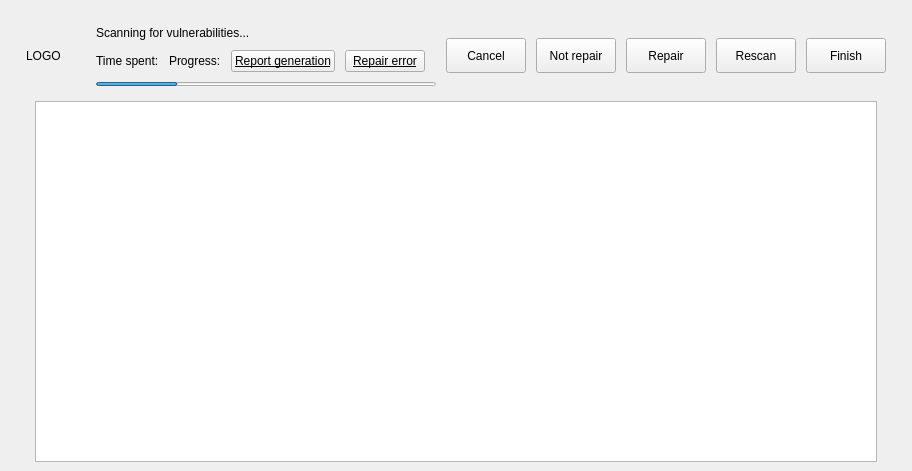
<?xml version="1.0" encoding="UTF-8"?>
<ui version="4.0">
 <class>VulnerabilityPage</class>
 <widget class="QWidget" name="VulnerabilityPage">
  <property name="geometry">
   <rect>
    <x>0</x>
    <y>0</y>
    <width>912</width>
    <height>471</height>
   </rect>
  </property>
  <property name="windowTitle">
   <string>Vulnerability manager</string>
  </property>
  <layout class="QGridLayout" name="gridLayout">
   <property name="leftMargin">
    <number>0</number>
   </property>
   <property name="topMargin">
    <number>0</number>
   </property>
   <property name="rightMargin">
    <number>0</number>
   </property>
   <property name="bottomMargin">
    <number>0</number>
   </property>
   <property name="spacing">
    <number>0</number>
   </property>
   <item row="0" column="0">
    <widget class="QStackedWidget" name="m_stackedWidget">
     <property name="currentIndex">
      <number>1</number>
     </property>
     <widget class="QWidget" name="m_pageHome">
      <layout class="QHBoxLayout" name="horizontalLayout">
       <property name="spacing">
        <number>0</number>
       </property>
       <property name="leftMargin">
        <number>94</number>
       </property>
       <item>
        <widget class="QFrame" name="frame">
         <property name="maximumSize">
          <size>
           <width>400</width>
           <height>16777215</height>
          </size>
         </property>
         <property name="frameShape">
          <enum>QFrame::NoFrame</enum>
         </property>
         <property name="frameShadow">
          <enum>QFrame::Raised</enum>
         </property>
         <layout class="QVBoxLayout" name="verticalLayout_3">
          <property name="leftMargin">
           <number>10</number>
          </property>
          <property name="topMargin">
           <number>10</number>
          </property>
          <item>
           <spacer name="verticalSpacer_4">
            <property name="orientation">
             <enum>Qt::Vertical</enum>
            </property>
            <property name="sizeHint" stdset="0">
             <size>
              <width>20</width>
              <height>40</height>
             </size>
            </property>
           </spacer>
          </item>
          <item>
           <widget class="QLabel" name="m_labelLogo">
            <property name="minimumSize">
             <size>
              <width>314</width>
              <height>238</height>
             </size>
            </property>
            <property name="maximumSize">
             <size>
              <width>314</width>
              <height>238</height>
             </size>
            </property>
            <property name="text">
             <string>TextLabel</string>
            </property>
            <property name="alignment">
             <set>Qt::AlignLeading|Qt::AlignLeft|Qt::AlignTop</set>
            </property>
           </widget>
          </item>
          <item>
           <spacer name="verticalSpacer_5">
            <property name="orientation">
             <enum>Qt::Vertical</enum>
            </property>
            <property name="sizeHint" stdset="0">
             <size>
              <width>20</width>
              <height>40</height>
             </size>
            </property>
           </spacer>
          </item>
         </layout>
        </widget>
       </item>
       <item>
        <widget class="QFrame" name="frame_2">
         <property name="frameShape">
          <enum>QFrame::NoFrame</enum>
         </property>
         <property name="frameShadow">
          <enum>QFrame::Raised</enum>
         </property>
         <layout class="QVBoxLayout" name="verticalLayout_4">
          <property name="spacing">
           <number>24</number>
          </property>
          <property name="leftMargin">
           <number>0</number>
          </property>
          <property name="topMargin">
           <number>0</number>
          </property>
          <property name="rightMargin">
           <number>0</number>
          </property>
          <property name="bottomMargin">
           <number>20</number>
          </property>
          <item>
           <spacer name="verticalSpacer_3">
            <property name="orientation">
             <enum>Qt::Vertical</enum>
            </property>
            <property name="sizeHint" stdset="0">
             <size>
              <width>20</width>
              <height>40</height>
             </size>
            </property>
           </spacer>
          </item>
          <item>
           <widget class="QFrame" name="frame_3">
            <property name="frameShape">
             <enum>QFrame::NoFrame</enum>
            </property>
            <property name="frameShadow">
             <enum>QFrame::Raised</enum>
            </property>
            <layout class="QVBoxLayout" name="verticalLayout_5">
             <property name="spacing">
              <number>0</number>
             </property>
             <property name="leftMargin">
              <number>0</number>
             </property>
             <property name="topMargin">
              <number>0</number>
             </property>
             <property name="rightMargin">
              <number>0</number>
             </property>
             <property name="bottomMargin">
              <number>0</number>
             </property>
             <item>
              <widget class="QLabel" name="m_labelTitle">
               <property name="text">
                <string>System vulnerability repair</string>
               </property>
              </widget>
             </item>
            </layout>
           </widget>
          </item>
          <item>
           <widget class="QFrame" name="frame_4">
            <property name="frameShape">
             <enum>QFrame::NoFrame</enum>
            </property>
            <property name="frameShadow">
             <enum>QFrame::Raised</enum>
            </property>
            <layout class="QVBoxLayout" name="verticalLayout">
             <property name="spacing">
              <number>0</number>
             </property>
             <property name="leftMargin">
              <number>0</number>
             </property>
             <property name="topMargin">
              <number>0</number>
             </property>
             <property name="rightMargin">
              <number>0</number>
             </property>
             <property name="bottomMargin">
              <number>10</number>
             </property>
             <item>
              <widget class="QLabel" name="m_labelLastTime">
               <property name="text">
                <string>Last scan time:</string>
               </property>
              </widget>
             </item>
            </layout>
           </widget>
          </item>
          <item>
           <widget class="QPushButton" name="m_btnScan">
            <property name="sizePolicy">
             <sizepolicy hsizetype="Fixed" vsizetype="Fixed">
              <horstretch>0</horstretch>
              <verstretch>0</verstretch>
             </sizepolicy>
            </property>
            <property name="minimumSize">
             <size>
              <width>132</width>
              <height>36</height>
             </size>
            </property>
            <property name="maximumSize">
             <size>
              <width>132</width>
              <height>36</height>
             </size>
            </property>
            <property name="cursor">
             <cursorShape>PointingHandCursor</cursorShape>
            </property>
            <property name="text">
             <string>Quick Scan</string>
            </property>
            <property name="okStyle" stdset="0">
             <bool>true</bool>
            </property>
           </widget>
          </item>
          <item>
           <spacer name="verticalSpacer">
            <property name="orientation">
             <enum>Qt::Vertical</enum>
            </property>
            <property name="sizeHint" stdset="0">
             <size>
              <width>20</width>
              <height>40</height>
             </size>
            </property>
           </spacer>
          </item>
         </layout>
        </widget>
       </item>
       <item>
        <spacer name="horizontalSpacer_6">
         <property name="orientation">
          <enum>Qt::Horizontal</enum>
         </property>
         <property name="sizeHint" stdset="0">
          <size>
           <width>40</width>
           <height>20</height>
          </size>
         </property>
        </spacer>
       </item>
      </layout>
     </widget>
     <widget class="QWidget" name="m_pageScan">
      <layout class="QGridLayout" name="gridLayout_10">
       <property name="leftMargin">
        <number>26</number>
       </property>
       <property name="topMargin">
        <number>26</number>
       </property>
       <property name="rightMargin">
        <number>26</number>
       </property>
       <property name="bottomMargin">
        <number>0</number>
       </property>
       <item row="1" column="0">
        <widget class="QStackedWidget" name="m_stackedWidgetBugs">
         <property name="currentIndex">
          <number>0</number>
         </property>
         <widget class="QWidget" name="m_pageBugs">
          <layout class="QVBoxLayout" name="verticalLayout_6">
           <item>
            <widget class="KS::Vulnerability::CveTable" name="tableView"/>
           </item>
          </layout>
         </widget>
         <widget class="QWidget" name="m_pageNoBug">
          <layout class="QGridLayout" name="gridLayout_9">
           <item row="0" column="1">
            <layout class="QGridLayout" name="gridLayout_8">
             <property name="topMargin">
              <number>112</number>
             </property>
             <property name="verticalSpacing">
              <number>24</number>
             </property>
             <item row="1" column="0" alignment="Qt::AlignHCenter|Qt::AlignVCenter">
              <widget class="QLabel" name="label_2">
               <property name="text">
                <string>Scan completed</string>
               </property>
              </widget>
             </item>
             <item row="0" column="0" alignment="Qt::AlignHCenter|Qt::AlignVCenter">
              <widget class="QLabel" name="m_labelNoBugLogo">
               <property name="minimumSize">
                <size>
                 <width>68</width>
                 <height>80</height>
                </size>
               </property>
               <property name="maximumSize">
                <size>
                 <width>68</width>
                 <height>80</height>
                </size>
               </property>
               <property name="text">
                <string>TextLabel</string>
               </property>
              </widget>
             </item>
            </layout>
           </item>
           <item row="0" column="0">
            <spacer name="horizontalSpacer_4">
             <property name="orientation">
              <enum>Qt::Horizontal</enum>
             </property>
             <property name="sizeHint" stdset="0">
              <size>
               <width>40</width>
               <height>20</height>
              </size>
             </property>
            </spacer>
           </item>
           <item row="0" column="2">
            <spacer name="horizontalSpacer_5">
             <property name="orientation">
              <enum>Qt::Horizontal</enum>
             </property>
             <property name="sizeHint" stdset="0">
              <size>
               <width>40</width>
               <height>20</height>
              </size>
             </property>
            </spacer>
           </item>
           <item row="1" column="0" colspan="3">
            <spacer name="verticalSpacer_2">
             <property name="orientation">
              <enum>Qt::Vertical</enum>
             </property>
             <property name="sizeHint" stdset="0">
              <size>
               <width>20</width>
               <height>40</height>
              </size>
             </property>
            </spacer>
           </item>
          </layout>
         </widget>
        </widget>
       </item>
       <item row="0" column="0">
        <layout class="QHBoxLayout" name="horizontalLayout_2">
         <property name="spacing">
          <number>10</number>
         </property>
         <item>
          <widget class="QLabel" name="m_labelStateLogo">
           <property name="minimumSize">
            <size>
             <width>60</width>
             <height>60</height>
            </size>
           </property>
           <property name="maximumSize">
            <size>
             <width>60</width>
             <height>60</height>
            </size>
           </property>
           <property name="text">
            <string>LOGO</string>
           </property>
          </widget>
         </item>
         <item>
          <layout class="QVBoxLayout" name="verticalLayout_2">
           <item>
            <widget class="QLabel" name="m_labelCurInfo">
             <property name="text">
              <string>Scanning for vulnerabilities...</string>
             </property>
            </widget>
           </item>
           <item>
            <layout class="QGridLayout" name="gridLayout_5">
             <item row="0" column="2">
              <widget class="QPushButton" name="m_btnGenReport">
               <property name="font">
                <font>
                 <underline>true</underline>
                </font>
               </property>
               <property name="cursor">
                <cursorShape>PointingHandCursor</cursorShape>
               </property>
               <property name="text">
                <string>Report generation</string>
               </property>
              </widget>
             </item>
             <item row="0" column="4">
              <spacer name="horizontalSpacer">
               <property name="orientation">
                <enum>Qt::Horizontal</enum>
               </property>
               <property name="sizeHint" stdset="0">
                <size>
                 <width>40</width>
                 <height>20</height>
                </size>
               </property>
              </spacer>
             </item>
             <item row="0" column="1">
              <widget class="QLabel" name="m_labelProgress">
               <property name="text">
                <string>Progress:</string>
               </property>
              </widget>
             </item>
             <item row="0" column="0">
              <widget class="QLabel" name="m_labelCurInfoMore">
               <property name="text">
                <string>Time spent:</string>
               </property>
              </widget>
             </item>
             <item row="0" column="3">
              <widget class="QPushButton" name="m_btnRepairError">
               <property name="font">
                <font>
                 <underline>true</underline>
                </font>
               </property>
               <property name="cursor">
                <cursorShape>PointingHandCursor</cursorShape>
               </property>
               <property name="text">
                <string>Repair error</string>
               </property>
              </widget>
             </item>
            </layout>
           </item>
           <item>
            <widget class="QProgressBar" name="m_progressBar">
             <property name="minimumSize">
              <size>
               <width>0</width>
               <height>1</height>
              </size>
             </property>
             <property name="maximumSize">
              <size>
               <width>574</width>
               <height>4</height>
              </size>
             </property>
             <property name="value">
              <number>24</number>
             </property>
             <property name="textVisible">
              <bool>false</bool>
             </property>
            </widget>
           </item>
          </layout>
         </item>
         <item>
          <layout class="QGridLayout" name="gridLayout_6">
           <item row="0" column="1">
            <widget class="QPushButton" name="m_btnNotRepair">
             <property name="minimumSize">
              <size>
               <width>80</width>
               <height>35</height>
              </size>
             </property>
             <property name="maximumSize">
              <size>
               <width>80</width>
               <height>35</height>
              </size>
             </property>
             <property name="text">
              <string>Not repair</string>
             </property>
            </widget>
           </item>
           <item row="0" column="2">
            <widget class="QPushButton" name="m_btnRepair">
             <property name="minimumSize">
              <size>
               <width>80</width>
               <height>35</height>
              </size>
             </property>
             <property name="maximumSize">
              <size>
               <width>80</width>
               <height>35</height>
              </size>
             </property>
             <property name="text">
              <string>Repair</string>
             </property>
             <property name="okStyle" stdset="0">
              <bool>true</bool>
             </property>
            </widget>
           </item>
           <item row="0" column="0">
            <widget class="QPushButton" name="m_btnCancel">
             <property name="minimumSize">
              <size>
               <width>80</width>
               <height>35</height>
              </size>
             </property>
             <property name="maximumSize">
              <size>
               <width>80</width>
               <height>35</height>
              </size>
             </property>
             <property name="text">
              <string>Cancel</string>
             </property>
            </widget>
           </item>
           <item row="0" column="3">
            <widget class="QPushButton" name="m_btnRescan">
             <property name="minimumSize">
              <size>
               <width>80</width>
               <height>35</height>
              </size>
             </property>
             <property name="maximumSize">
              <size>
               <width>80</width>
               <height>35</height>
              </size>
             </property>
             <property name="text">
              <string>Rescan</string>
             </property>
            </widget>
           </item>
           <item row="0" column="4">
            <widget class="QPushButton" name="m_btnFinish">
             <property name="minimumSize">
              <size>
               <width>80</width>
               <height>35</height>
              </size>
             </property>
             <property name="maximumSize">
              <size>
               <width>80</width>
               <height>35</height>
              </size>
             </property>
             <property name="text">
              <string>Finish</string>
             </property>
             <property name="okStyle" stdset="0">
              <bool>true</bool>
             </property>
            </widget>
           </item>
          </layout>
         </item>
        </layout>
       </item>
      </layout>
     </widget>
    </widget>
   </item>
  </layout>
 </widget>
 <customwidgets>
  <customwidget>
   <class>KS::Vulnerability::CveTable</class>
   <extends>QTableView</extends>
   <header>cve-table.h</header>
  </customwidget>
 </customwidgets>
 <resources/>
 <connections/>
</ui>
